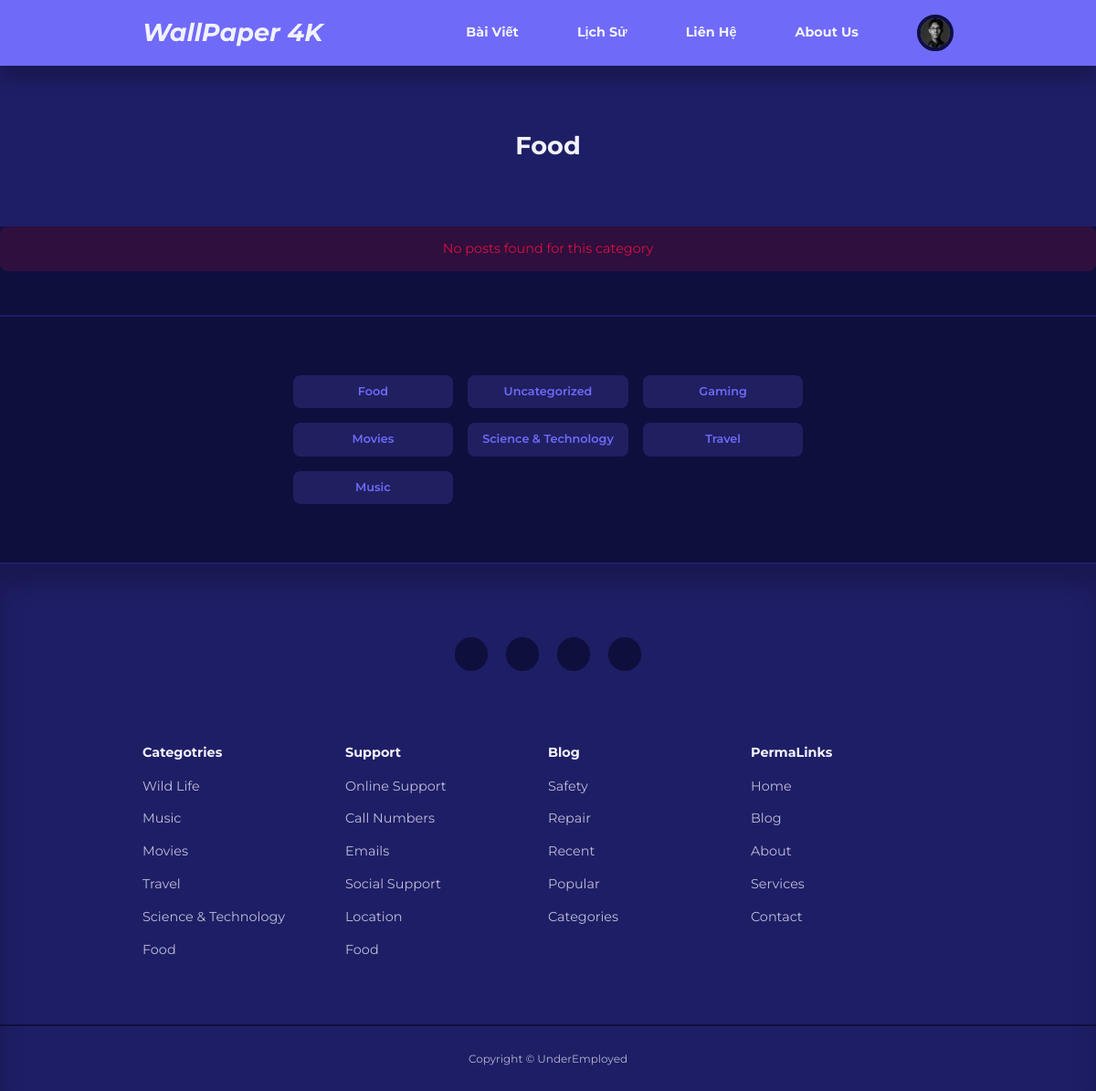
The app's page /category-posts.php?id=1 (signed in) with its own data.
### tables this page shows
CREATE TABLE IF NOT EXISTS `users` (
  `id` int UNSIGNED NOT NULL AUTO_INCREMENT,
  `firstname` varchar(50) NOT NULL,
  `lastname` varchar(50) NOT NULL,
  `full_name` varchar(100) NOT NULL,
  `username` varchar(50) NOT NULL,
  `email` varchar(100) NOT NULL,
  `password` varchar(255) NOT NULL,
  `avatar` varchar(255) NOT NULL,
  `is_admin` tinyint(1) NOT NULL,
  PRIMARY KEY (`id`)
);

CREATE TABLE IF NOT EXISTS `categories` (
  `id` int UNSIGNED NOT NULL AUTO_INCREMENT,
  `title` varchar(50) NOT NULL,
  `description` text NOT NULL,
  PRIMARY KEY (`id`)
);

### category-posts.php (the view)
<?php
include 'partials/header.php';
if (isset($_GET['id'])) {
  $id = filter_var($_GET['id'], FILTER_SANITIZE_NUMBER_INT);
  $query = "SELECT * FROM posts WHERE category_id = :id ORDER BY date_time DESC";
  $stmt = $connection->prepare($query);
  $stmt->execute(['id' => $id]);
  $posts = $stmt->fetchAll(PDO::FETCH_ASSOC);
} else {
  header('Location: ' . ROOT_URL . 'blog.php');
  exit;
}
?>
<header class="category__title">
  <?php
  $category_query = "SELECT * FROM categories WHERE id = :id";
  $stmt = $connection->prepare($category_query);
  $stmt->execute(['id' => $id]);
  $category = $stmt->fetch(PDO::FETCH_ASSOC);
  ?>
  <h2><?= htmlspecialchars(html_entity_decode($category['title']), ENT_QUOTES, 'UTF-8') ?>
  </h2>
</header>
<?php if (!empty($posts)): ?>
  <section class="posts">
    <div class="container posts__container">
      <?php foreach ($posts as $post): ?>
        <article class="post">
          <div class="post__thumbnail" style="width: 300px; height: 200px;">
            <img src="./images/<?= htmlspecialchars($post['thumbnail']) ?>" alt="Thumbnail">
          </div>
          <div class="post__info">
            <?php
            $category_id = $post['category_id'];
            $category_query = "SELECT * FROM categories WHERE id = :category_id";
            $stmt = $connection->prepare($category_query);
            $stmt->execute(['category_id' => $category_id]);
            $category = $stmt->fetch(PDO::FETCH_ASSOC);
            ?>
            <a href="<?= ROOT_URL ?>category-posts.php?id=<?= $post['category_id'] ?>"
              class="category__button"><?= htmlspecialchars($category['title']) ?></a>
            <h2 class="post__title"><a href="<?= ROOT_URL ?>post.php?id=<?= $post['id'] ?>"><?= htmlspecialchars($post['title']) ?></a></h2>
            <a href="<?= ROOT_URL ?>post.php?id=<?= $post['id'] ?>">
              <p class="post__body" style="min-height: 100px;">
                <?= substr(html_entity_decode($post['body']), 0, 120) ?>...
              </p>
            </a>
            <div class="post__author">
              <?php
              $author_id = $post['author_id'];
              $author_query = "SELECT * FROM users WHERE id = :author_id";
              $stmt = $connection->prepare($author_query);
              $stmt->execute(['author_id' => $author_id]);
              $author = $stmt->fetch(PDO::FETCH_ASSOC);
              ?>
              <div class="post__author-avatar">
                <img src="./images/<?= htmlspecialchars($author['avatar']) ?>" alt="Avatar">
              </div>
              <div class="post__author-info">
                <h5>By: <?= htmlspecialchars($author['firstname'] . ' ' . $author['lastname']) ?></h5>
                <small><?= date("M d, Y - H:i", strtotime($post['date_time'])) ?></small>
              </div>
            </div>
          </div>
        </article>
      <?php endforeach ?>
    </div>
  </section>
<?php else: ?>
  <div class="alert__message error lg">
    <p>
      No posts found for this category
    </p>
  </div>
<?php endif ?>
<section class="category__buttons">
  <div class="container category__buttons-container">
    <?php
    $all_categories_query = "SELECT * FROM categories";
    $stmt = $connection->prepare($all_categories_query);
    $stmt->execute();
    $all_categories = $stmt->fetchAll(PDO::FETCH_ASSOC);
    ?>
    <?php foreach ($all_categories as $category): ?>
      <a href="<?= ROOT_URL ?>category-posts.php?id=<?= $category['id'] ?>"
        class="category__button"><?= htmlspecialchars(html_entity_decode($category['title']), ENT_QUOTES, 'UTF-8') ?>
        </a>
    <?php endforeach ?>
  </div>
</section>
<?php
include './partials/footer.php';
?>

### partials/header.php (shortened to what this page needs)
<?php
require 'config/database.php';
if (isset($_SESSION['user-id'])) {
    $id = filter_var($_SESSION['user-id'], FILTER_SANITIZE_NUMBER_INT);
    $query = "SELECT avatar FROM users WHERE id = :id";
    $stmt = $connection->prepare($query);
    $stmt->bindParam(':id', $id, PDO::PARAM_INT);
    $stmt->execute();
    $avatar = $stmt->fetch(PDO::FETCH_ASSOC);
}
?>
<!DOCTYPE HTML>
<html lang="en">
<head>
    <link rel="stylesheet" href="<?= ROOT_URL ?>css/style.css">
    <link rel="stylesheet" href="https://unicons.iconscout.com/release/v4.0.8/css/line.css">
</head>
<body>
    <nav>
        <div class="container nav__container">
            <a href="<?= ROOT_URL ?>index.php" class="nav__logo">
                <h2 style="font-style: oblique;">WallPaper 4K</h3>
            </a>
            <ul class="nav__items">
                <li><a href="<?= ROOT_URL ?>blog.php" class="nav-bar-tilte-hover">Bài Viết</a></li>
                <li><a href="<?= ROOT_URL ?>services.php" class="nav-bar-tilte-hover">Lịch Sử</a></li>
                <li><a href="<?= ROOT_URL ?>contact.php" class="nav-bar-tilte-hover">Liên Hệ</a></li>
                <li><a href="<?= ROOT_URL ?>about.php" class="nav-bar-tilte-hover">About Us</a></li>
                <?php if (isset($_SESSION['user-id'])) : ?>
                    <li class="nav__profile">
                        <div class="avatar">
                            <img src="<?= ROOT_URL . 'images/' . $avatar['avatar'] ?>">
                        </div>
                    </li>
                <?php else : ?>
                    <li><a href="<?= ROOT_URL ?>signin.php" class="nav-bar-tilte-hover">Đăng Nhập</a></li>
                <?php endif ?>
            </ul>
        </div>
    </nav>

### css/style.css (style rules this page uses)
:root { --color-primary: #6f6af8; --color-primary-light: hsl(242, 91%, 69%, 18%); --color-primary-variant: #5854c7; --color-red: #da0f3f; --color-red-light: hsl(346, 87%, 46%, 15%); --color-green: #00c476; --color-green-light: hsl(156, 100%, 38%, 15%); --color-gray-900: #1e1e66; --color-gray-700: #2d2b7c; --color-gray-300: rgba(242, 242, 254, 0.3); --color-gray-200: rgba(242, 242, 254, 0.7); --color-white: #f2f2fe; --color-bg: #0f0f3e; --transition: all 300ms ease; --container-width-lg: 74%; --container-width-md: 88%; --form-width: 40%; --card-border-radius-1: 0.3rem; --card-border-radius-2: 0.5rem; --card-border-radius-3: 0.8rem; --card-border-radius-4: 2rem; --card-border-radius-5: 5rem; }
* { margin: 0; padding: 0; outline: 0; border: 0; appearance: 0; list-style: none; text-decoration: none; box-sizing: border-box; }
body { font-family: "Montserrat", sans-serif; line-height: 1.6; color: var(--color-gray-200); overflow-x: hidden; background: var(--color-bg); font-size: 0.9rem; }
.container { width: var(--container-width-lg); max-width: 1800px; margin-inline: auto; }
section { margin-top: 3rem; width: 100vw; }
h1, h2, h3, h4, h5 { color: var(--color-white); line-height: 1.3; }
h2 { font-size: 1.7rem; margin: 1rem 0; }
a { color: var(--color-white); }
img { display: block; width: 100%; object-fit: cover; height: 100%; }
nav { background: var(--color-primary); width: 100vw; height: 4.5rem; position: fixed; top: 0; z-index: 10; box-shadow: 0 1rem 1rem rgba(0, 0, 0, 0.2); }
.nav__container { height: 100%; display: flex; align-items: center; justify-content: space-between; }
.avatar { width: 2.5rem; height: 2.5rem; border-radius: 50%; overflow: hidden; border: 0.3rem solid var(--color-bg); }
.nav__logo { font-weight: 600; font-size: 1.2rem; }
.nav__items { display: flex; align-items: center; gap: 4rem; font-weight: bold; }
.nav__profile { position: relative; cursor: pointer; }
.category__button { background: var(--color-primary-light); color: var(--color-primary); display: inline-block; padding: 0.5rem 1rem; border-radius: var(--card-border-radius-2); font-weight: 600; font-size: 600; font-size: 0.8rem; text-align: center; }
.category__buttons { padding: 4rem 0; border-top: 2px solid var(--color-gray-900); border-bottom: 2px solid var(--color-gray-900); }
.category__buttons-container { width: fit-content; display: grid; grid-template-columns: repeat(3, 1fr); gap: 1rem; }
.category__title { height: 11rem; margin-top: 4.5rem; background: var(--color-gray-900); display: grid; place-items: center; }
.alert__message { padding: 0.8rem 1.4rem; margin-bottom: 1rem; border-radius: var(--card-border-radius-2); }
.alert__message.error { background: var(--color-red-light); color: var(--color-red); }
.alert__message.lg { text-align: center; }

### partials/header.php (style rules this page uses)
.nav-bar-tilte-hover { display: inline-block; transition: transform 0.3s ease; }

### records on screen
users: avatar (picture)
categories: title "Food"
categories: title "Uncategorized"
categories: title "Gaming"
categories: title "Movies"
categories: title "Science & Technology"
categories: title "Travel"
categories: title "Music"
